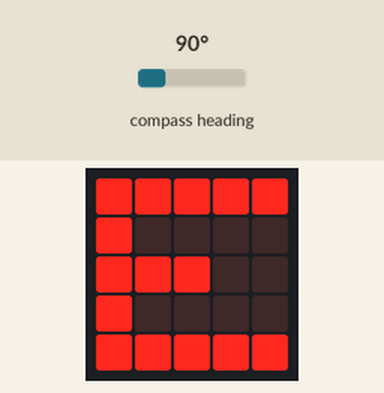
Simulated run of this program. Board: BBC micro:bit (MakeCode). Parts: the board's 5×5 LED display. The test bench sets the inputs (shaded band); at power-on: compass heading 90°. The compass is already calibrated.

Above: at 1.3 s.
1.4 s: compass heading set to 84°
At 2.3 s:
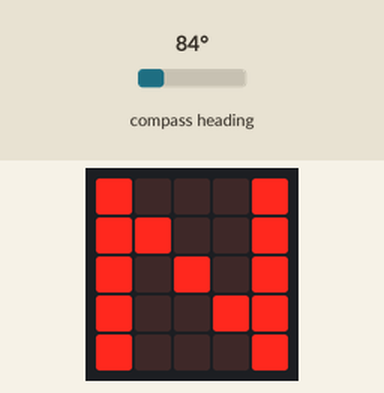
3.2 s: compass heading set to 180°
At 4.1 s:
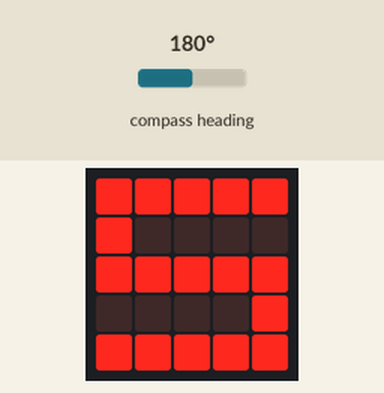
4.9 s: compass heading set to 264°
6.4 s: compass heading set to 275°
At 6.9 s:
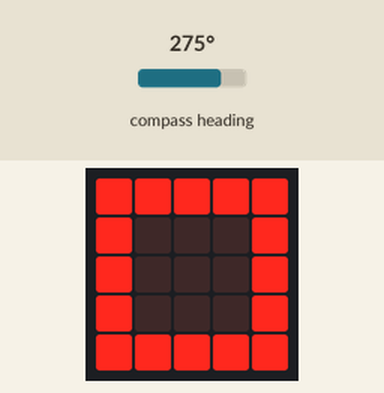
7.9 s: compass heading set to 7°
At 8.8 s:
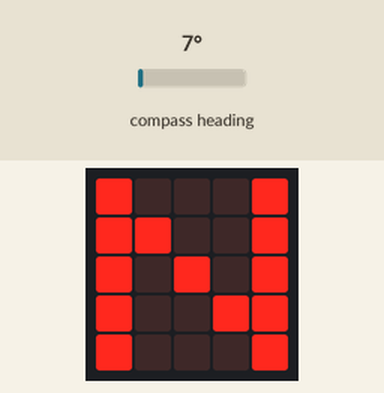
9.5 s: compass heading set to 90°
At 10.6 s:
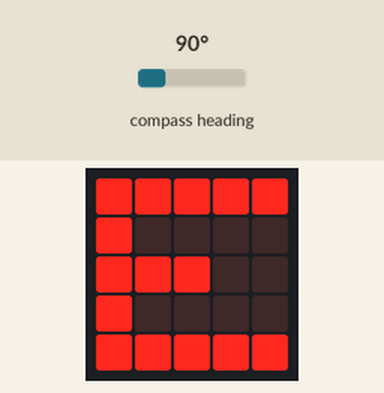
Timing chart, 0 to 12.2 s (numbered marks = the images above; inputs shaded):
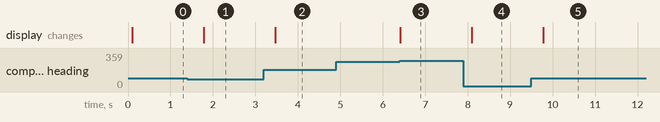

The program:

main.ts
```typescript
input.calibrateCompass()
basic.forever(function () {
    if (input.compassHeading() >= 0 && input.compassHeading() < 90) {
        basic.showLeds(`
            # . . . #
            # # . . #
            # . # . #
            # . . # #
            # . . . #
            `)
    } else if (input.compassHeading() >= 90 && input.compassHeading() < 180) {
        basic.showLeds(`
            # # # # #
            # . . . .
            # # # . .
            # . . . .
            # # # # #
            `)
    } else if (input.compassHeading() >= 180 && input.compassHeading() < 270) {
        basic.showLeds(`
            # # # # #
            # . . . .
            # # # # #
            . . . . #
            # # # # #
            `)
    } else {
        basic.showLeds(`
            # # # # #
            # . . . #
            # . . . #
            # . . . #
            # # # # #
            `)
    }
})
```

test.ts
```typescript
// les tests vont ici ; cela ne sera pas compilé si ce paquet est utilisé en tant qu'extension.
```

Measured:
- the behaviour switches between 90 and 89° on compass heading (found by bisection; images 0 and 1)
- the behaviour switches between 269 and 270° on compass heading (found by bisection; images 2 and 3)
- after the input at 1.4 s, the display: changes after 0.38 s (image 1)
- after the input at 3.2 s, the display: changes after 0.27 s (image 2)
- after the input at 4.9 s, every drawn part: stays the same
- after the input at 6.4 s, the display: changes at once (image 3)
- after the input at 7.9 s, the display: changes after 0.20 s (image 4)
- after the input at 9.5 s, the display: changes after 0.28 s (image 5)
